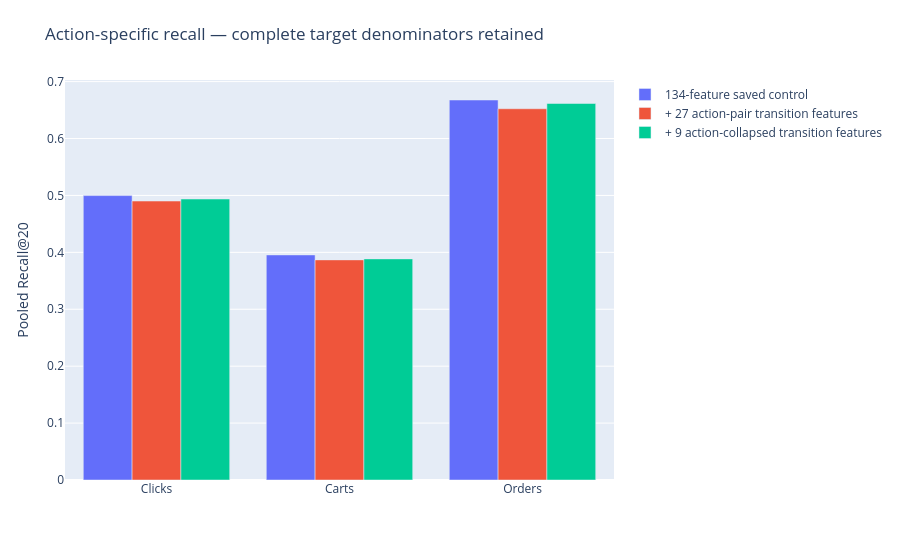

The notebook cell saved with this chart:
### Markdown cell above
## 4 · Clicks, carts and orders

### Code cell
view.show_chart(4)

### Figure 1 — Plotly figure (JSON) as saved in the notebook; plotly's stock layout.template omitted (floating-point values rounded to 4 significant figures)
{"data": [{"name": "134-feature saved control", "type": "bar", "x": ["Clicks", "Carts", "Orders"], "y": [0.4997, 0.3955, 0.6677]}, {"name": "+ 27 action-pair transition features", "type": "bar", "x": ["Clicks", "Carts", "Orders"], "y": [0.4901, 0.3868, 0.6523]}, {"name": "+ 9 action-collapsed transition features", "type": "bar", "x": ["Clicks", "Carts", "Orders"], "y": [0.4937, 0.3885, 0.6615]}], "layout": {"barmode": "group", "margin": {"b": 80, "l": 65, "r": 35, "t": 80}, "title": {"text": "Action-specific recall — complete target denominators retained"}, "yaxis": {"title": {"text": "Pooled Recall@20"}}}}
